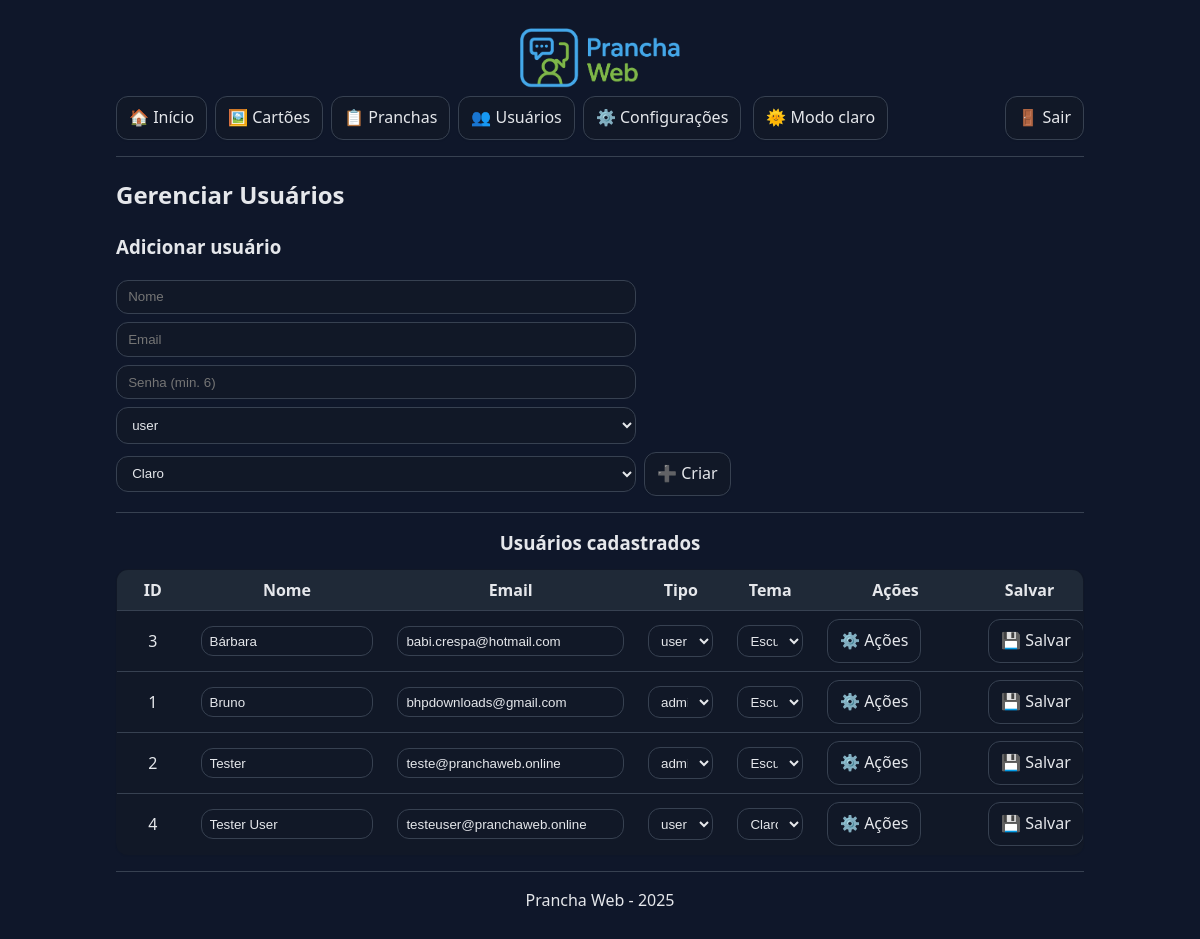
The page /pages/gerenciar_usuarios.php (signed in) on the database its author committed.
### tables this page shows
CREATE TABLE `usuarios` (
  `id` int(11) NOT NULL,
  `nome` varchar(255) NOT NULL,
  `email` varchar(255) NOT NULL,
  `senha` varchar(255) NOT NULL,
  `tipo` enum('admin','user') NOT NULL DEFAULT 'user' COMMENT 'admin=acesso total; user=restrito',
  `tema_preferido` enum('light','dark') NOT NULL DEFAULT 'light'
);

### includes/modelo_usuarios.php (called while the page is built, shortened)
<?php
function conexao(): mysqli {
    $cx = new mysqli(DB_HOST, DB_USUARIO, DB_SENHA, DB_NOME);
    $cx->set_charset('utf8mb4');
    return $cx;
}
function listarUsuarios(): array {
    $cx = conexao();
    $usuarios = [];
    $rs = $cx->query("SELECT id, nome, email, tipo, tema_preferido FROM usuarios ORDER BY nome");
    if ($rs) { while ($r = $rs->fetch_assoc()) { $usuarios[] = $r; } $rs->close(); }
    return $usuarios;
}
?>

### includes/controle_usuarios_admin.php (called while the page is built, shortened)
<?php
require_once __DIR__ . '/modelo_usuarios.php';
$lista_usuarios = listarUsuarios();
?>

### pages/gerenciar_usuarios.php (the view, shortened to what this page needs)
<?php
include '../includes/cabecalho.php';
require_once '../includes/controle_usuarios_admin.php';
?>
<link rel="stylesheet" href="../assets/css/usuarios.css">
<h2>Gerenciar Usuários</h2>
<section aria-labelledby="titulo-criar">
  <h3 id="titulo-criar">Adicionar usuário</h3>
  <form method="post" class="form-inline" novalidate>
    <input id="novo_nome" type="text" name="nome" placeholder="Nome" required aria-required="true">
    <input id="novo_email" type="email" name="email" placeholder="Email" required aria-required="true">
    <input id="novo_senha" type="password" name="senha" placeholder="Senha (min. 6)" minlength="6" required aria-required="true" autocomplete="new-password">
    <select id="novo_tipo" name="tipo" required aria-required="true">
      <option value="user">user</option>
    </select>
    <select id="novo_tema" name="tema_preferido" aria-label="Tema preferido">
      <option value="light">Claro</option>
    </select>
    <button type="submit" class="botao-acao">➕ Criar</button>
  </form>
</section>
<hr aria-hidden="true">
<section aria-labelledby="titulo-lista">
  <h3 id="titulo-lista">Usuários cadastrados</h3>
  <?php if (count($lista_usuarios) === 0): ?>
    <p>Nenhum usuário encontrado.</p>
  <?php else: ?>
    <table class="tabela" role="table">
      <colgroup>
        <col class="id"><col class="nome"><col class="email"><col class="tipo"><col class="tema"><col class="acoes"><col class="salvar">
      </colgroup>
      <thead>
        <tr role="row">
          <th scope="col">ID</th>
          <th scope="col">Nome</th>
          <th scope="col">Email</th>
          <th scope="col">Tipo</th>
          <th scope="col">Tema</th>
          <th scope="col">Ações</th>
          <th scope="col">Salvar</th>
        </tr>
      </thead>
      <tbody>
        <?php foreach ($lista_usuarios as $u): ?>
          <?php $fid = 'form_editar_' . (int)$u['id']; ?>
          <tr>
            <td><?php echo (int)$u['id']; ?></td>
            <td>
              <input id="nome_<?php echo (int)$u['id']; ?>" type="text" name="nome"
                     value="<?php echo htmlspecialchars($u['nome'], ENT_QUOTES, 'UTF-8'); ?>"
                     required aria-required="true" form="<?php echo $fid; ?>">
            </td>
            <td>
              <input id="email_<?php echo (int)$u['id']; ?>" type="email" name="email"
                     value="<?php echo htmlspecialchars($u['email'], ENT_QUOTES, 'UTF-8'); ?>"
                     required aria-required="true" form="<?php echo $fid; ?>">
            </td>
            <td>
              <select id="tipo_<?php echo (int)$u['id']; ?>" name="tipo" aria-label="Tipo"
                      form="<?php echo $fid; ?>">
                <option value="user"  <?php echo $u['tipo']==='user'  ? 'selected' : ''; ?>>user</option>
                <option value="admin" <?php echo $u['tipo']==='admin' ? 'selected' : ''; ?>>admin</option>
              </select>
            </td>
            <td>
              <select id="tema_<?php echo (int)$u['id']; ?>" name="tema_preferido" aria-label="Tema preferido"
                      form="<?php echo $fid; ?>">
                <option value="light" <?php echo $u['tema_preferido']==='light' ? 'selected' : ''; ?>>Claro</option>
                <option value="dark"  <?php echo $u['tema_preferido']==='dark'  ? 'selected' : ''; ?>>Escuro</option>
              </select>
            </td>
            <td class="celula-acao">
              <details>
                <summary class="botao-acao" aria-label="Abrir ações">⚙️ Ações</summary>
              </details>
            </td>
            <td class="celula-salvar">
              <form id="<?php echo $fid; ?>" method="post" aria-label="Salvar alterações do usuário #<?php echo (int)$u['id']; ?>">
                <button type="submit" class="botao-acao">💾 Salvar</button>
              </form>
            </td>
          </tr>
        <?php endforeach; ?>
      </tbody>
    </table>
  <?php endif; ?>
</section>
<?php include '../includes/rodape.php'; ?>

### includes/cabecalho.php (shortened to what this page needs)
<?php
require_once __DIR__ . '/conexao.php';
$idUsuario = (int) $_SESSION['id_usuario'];
$tema = 'light';
if ($stmt = $conn->prepare("SELECT tema_preferido FROM usuarios WHERE id = ? LIMIT 1")) {
    $stmt->bind_param("i", $idUsuario);
    $stmt->execute();
    $stmt->bind_result($temaDB);
    if ($stmt->fetch() && in_array($temaDB, ['light','dark'], true)) {
        $tema = $temaDB;
    }
}
$isAdminNav = (isset($_SESSION['tipo_usuario']) && $_SESSION['tipo_usuario'] === 'admin');
?>
<!DOCTYPE html>
<html lang="pt-BR">
<head>
    <link rel="stylesheet" href="../assets/css/style.css">
    <link rel="stylesheet" href="../assets/css/wcag.css">
</head>
<body data-theme="<?= htmlspecialchars($tema, ENT_QUOTES, 'UTF-8') ?>">
    <div class="container">
        <img src="../imagens/logo.png" alt="Logo Prancha Web" class="logo">
        <div class="menu-superior">
            <nav aria-label="Navegação principal">
                <a href="dashboard.php" class="botao-acao">🏠 Início</a>
                <a href="gerenciar_cartoes.php" class="botao-acao">🖼️ Cartões</a>
                <a href="gerenciar_pranchas.php" class="botao-acao">📋 Pranchas</a>
                <?php if ($isAdminNav): ?>
                  <a href="gerenciar_usuarios.php" class="botao-acao">👥 Usuários</a>
                <?php endif; ?>
                <a href="configuracoes.php" class="botao-acao">⚙️ Configurações</a>
            </nav>
            <button
                type="button"
                id="toggle-tema"
                class="botao-acao"
                aria-label="Alternar tema claro/escuro"
                aria-pressed="<?= $tema === 'dark' ? 'true' : 'false' ?>">
            </button>
            <form action="../includes/logout.php" method="post" class="form-sair">
                <button type="submit" class="botao-acao">🚪 Sair</button>
            </form>
        </div>
        <hr>
        <main id="conteudo" tabindex="-1">

### includes/rodape.php
        </main>
        <hr>
        <p style="text-align:center;">Prancha Web - <?php echo date('Y'); ?></p>
    </div>
</body>
</html>

### assets/css/style.css (style rules this page uses)
:root { --bg: #f7f7fb; --card: #ffffff; --text: #1f2937; --muted: #6b7280; --border: #e5e7eb; --primary: #2563eb; --primary-strong:#1d4ed8; --danger: #dc2626; --danger-strong:#b91c1c; --ring: #93c5fd; --btn-bg: #ffffff; --btn-bg-hover: #f3f4f6; --radius: 12px; --shadow-sm: 0 1px 2px rgba(0,0,0,.06); --shadow-md: 0 6px 18px rgba(37, 99, 235, .12); --shadow-focus: 0 0 0 3px var(--ring); --pict-bg: transparent; --pict-outline: transparent; }
body[data-theme="dark"] { --bg: #0f172a; --card: #111827; --text: #e5e7eb; --muted: #9ca3af; --border: #374151; --primary: #60a5fa; --primary-strong:#3b82f6; --danger: #f87171; --danger-strong:#ef4444; --ring: rgba(96,165,250,.45); --btn-bg: #111827; --btn-bg-hover: #1f2937; --pict-bg: #bdbdbd; --pict-outline: #f5f5f5; --pict-preview-bg: #bdbdbd; --pict-preview-outline: #f5f5f5; }
* { box-sizing: border-box; }
html, body { height: 100%; }
body { margin: 0; font-family: system-ui, -apple-system, "Segoe UI", Roboto, Ubuntu, "Helvetica Neue", Arial, "Noto Sans", "Apple Color Emoji","Segoe UI Emoji", "Segoe UI Symbol", "Noto Color Emoji", sans-serif; background: var(--bg); color: var(--text); line-height: 1.5; transition: background .25s ease, color .25s ease; font-size: 16px; }
.container { max-width: 1000px; margin: 0 auto; padding: 16px; }
.logo { max-height: 60px; display: block; margin: 12px auto 8px; }
.menu-superior { display: flex; align-items: center; justify-content: space-between; gap: 12px; flex-wrap: wrap; }
.menu-superior nav { display: flex; gap: 8px; flex-wrap: wrap; }
.form-sair { margin-left: auto; }
hr { border: 0; border-top: 1px solid var(--border); margin: 16px 0; }
:where(button, input[type="submit"], input[type="button"], .botao-acao, summary.botao-acao) { appearance: none; -webkit-appearance: none; background: var(--btn-bg); color: var(--text); border: 1px solid var(--border); border-radius: var(--radius); padding: .55rem .9rem; font: inherit; line-height: 1.1; display: inline-flex; align-items: center; gap: .5rem; cursor: pointer; text-decoration: none; box-shadow: var(--shadow-sm); transition: background-color .18s ease, border-color .18s ease, color .18s ease, transform .06s ease, box-shadow .18s ease, filter .18s ease; }
:where(button, input[type="submit"], input[type="button"], .botao-acao, summary.botao-acao):hover { background: var(--btn-bg-hover); border-color: var(--primary); box-shadow: var(--shadow-md); transform: translateY(-1px); }
:where(button, input[type="submit"], input[type="button"], .botao-acao, summary.botao-acao):active { transform: translateY(0); filter: brightness(0.98); }
:where(button, input[type="submit"], input[type="button"], .botao-acao, summary.botao-acao):focus-visible { outline: none; box-shadow: var(--shadow-md), var(--shadow-focus); border-color: var(--primary-strong); }
a.botao-acao { color: inherit; }
input[type="text"], input[type="email"], input[type="password"], input[type="number"], textarea, select { width: 100%; max-width: 520px; padding: .55rem .7rem; border: 1px solid var(--border); border-radius: var(--radius); background: var(--card); color: var(--text); outline: none; transition: border-color .18s ease, box-shadow .18s ease, background-color .18s ease, color .18s ease; }
.table, .tabela { width: 100%; border-collapse: separate; border-spacing: 0; background: var(--card); border: 1px solid var(--border); border-radius: var(--radius); overflow: hidden; box-shadow: var(--shadow-sm); }
.tabela thead th { text-align: left; padding: 10px 12px; border-bottom: 1px solid var(--border); background: var(--btn-bg-hover); }
.tabela tbody td { padding: 10px 12px; border-bottom: 1px solid var(--border); }
.tabela col.id { width: 64px; }
.tabela col.nome { width: 22%; }
.tabela col.email { width: 28%; }
.tabela col.tipo { width: 110px; }
.tabela col.tema { width: 120px; }
.tabela col.acoes { width: 220px; }
.tabela col.salvar { width: 120px; }
.tabela tbody tr:last-child td { border-bottom: 0; }
.celula-acao, .celula-salvar { white-space: nowrap; }
details > summary.botao-acao { list-style: none; }
body[data-theme="dark"] { --danger-bg: #d32f2f; --danger-bg-hover: #b71c1c; --danger-border: #ef5350; --danger-text: #ffffff; --danger-focus: rgba(239,83,80,.35); }

### rows shown on the page
usuarios: id "3", nome "Bárbara", email "babi.crespa@hotmail.com", tipo "user", tema_preferido "Escuro"
usuarios: id "1", nome "Bruno", email "bhpdownloads@gmail.com", tipo "admin", tema_preferido "Escuro"
usuarios: id "2", nome "Tester", email "teste@pranchaweb.online", tipo "admin", tema_preferido "Escuro"
usuarios: id "4", nome "Tester User", email "testeuser@pranchaweb.online", tipo "user", tema_preferido "Claro"
